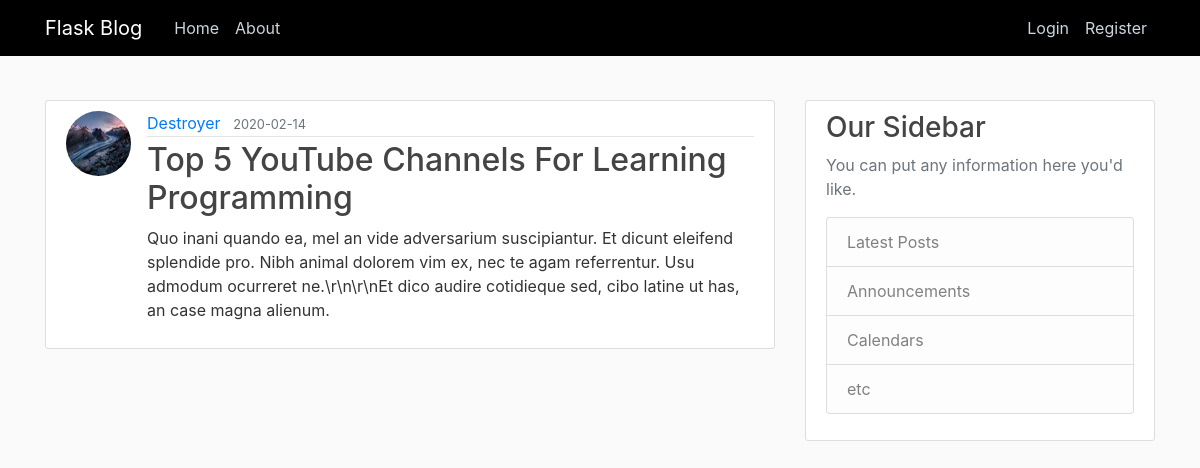
Screenshot of /post/23 with the database file from the repository.
### flaskblog/models.py (models this page shows, shortened)
class User(db.Model, UserMixin):
    id = db.Column(db.Integer, primary_key=True)
    username = db.Column(db.String(20), unique=True, nullable=False)
    email = db.Column(db.String(120), unique=True, nullable=False)
    image_file = db.Column(db.String(20), nullable=False, default='default.jpg')
    password = db.Column(db.String(60), nullable=False)
    posts = db.relationship('Post', backref='author', lazy=True)

class Post(db.Model):
    id = db.Column(db.Integer, primary_key=True)
    title = db.Column(db.String(100), nullable=False)
    date_posted = db.Column(db.DateTime, nullable=False, default=datetime.utcnow)
    content = db.Column(db.Text, nullable=False)
    user_id = db.Column(db.Integer, db.ForeignKey('user.id'), nullable=False)

### flaskblog/routes.py (the view)
@app.route("/post/<int:post_id>", methods=["GET"])
def post(post_id):
    post = Post.query.get_or_404(post_id)
    return render_template("post.html", title="Post-title", post=post)

### flaskblog/templates/post.html (shortened to what this page needs)
{% extends "layout.html" %}
{% block content %}
  <article class="media content-section">
     <img class="rounded-circle article-img" src="{{ url_for('static',filename='profile_pics/'+post.author.image_file) }}">
     <div class="media-body">
    <div class="article-metadata">
       <a class="mr-2" href="{{url_for('user_posts',username=post.author.username)}}">{{post.author.username }}</a>
       <small class="text-muted">{{post.date_posted.strftime('%Y-%m-%d') }}</small>
    </div>
     <h2 class="article-title">{{post.title }}</h2>
     <p class="article-content">{{post.content }}</p>
     </div>
  </article>
{% endblock content %}

### flaskblog/static/main.css (style rules this page uses)
body { background: #fafafa; color: #333333; margin-top: 5rem; }
h1, h2, h3, h4, h5, h6 { color: #444444; }
.content-section { background: #ffffff; padding: 10px 20px; border: 1px solid #dddddd; border-radius: 3px; margin-bottom: 20px; }
.article-title { color: #444444; }
.article-content { white-space: pre-line; }
.article-img { height: 65px; width: 65px; margin-right: 16px; }
.article-metadata { padding-bottom: 1px; margin-bottom: 4px; border-bottom: 1px solid #e3e3e3 }

### rows the page displays
User: image_file (picture), author.username "Destroyer"
Post: date_posted "2020-02-14", title "Top 5 YouTube Channels For Learning Programming", content "Quo inani quando ea, mel an vide adversarium suscipiantur. Et dicunt eleifend splendide pro. Nibh animal dolorem vim ex, nec te agam referrentur. Usu admodum ocurreret ne.\\r\\n\\r\\nEt dico audire cotidieque sed, cibo latine ut has, an case magna alienum."
